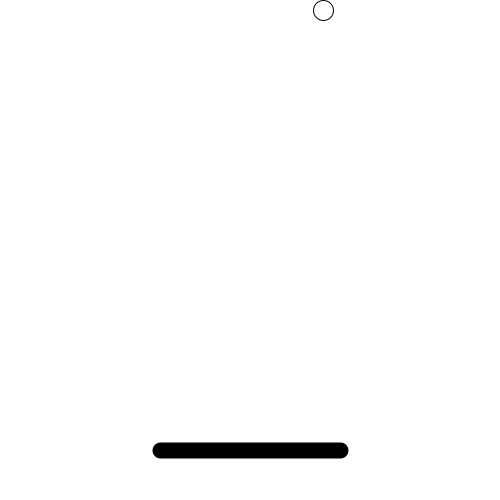
Frame 1 (no input)
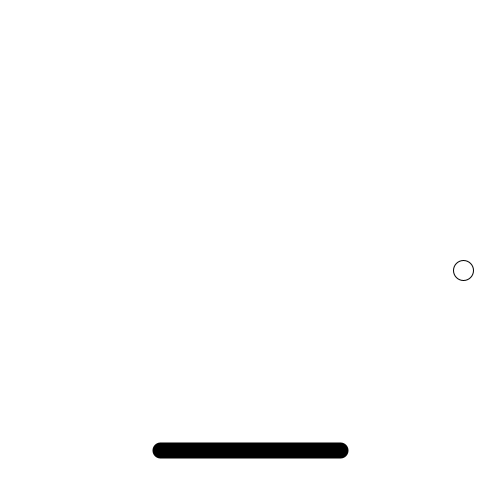
Frame 60 (the mouse pressed at the canvas centre just before this capture)
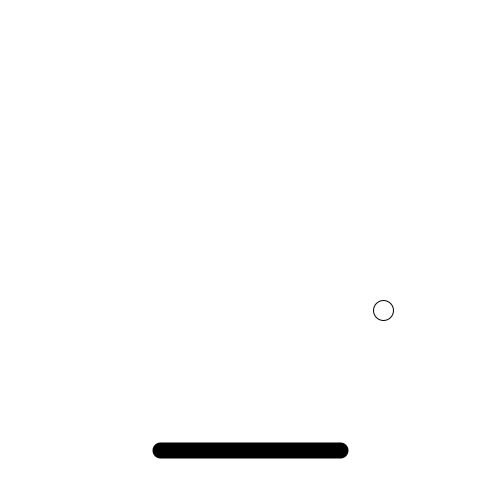
Frame 120 (the mouse held since frame 60 and released just before this capture)

The Processing sketch that drew these frames (run headless with seeded random() and noise(); from frame 60 on, the mouse is pressed at the canvas centre):

// Processing sketch: Proyecto
// ── Proyecto.pde
float BolaX = random(500);
int BolaY = 10;
int IncX = 20;
int IncY = 20;
int AnchoPantalla = 500;
int AltoPantalla = 500;

float barraX1 = 160;
float barraX2 = 340;
float barraY = 450;

float movimiento = 10;

void setup() {
  size(500, 500);
  frameRate(10);
  println(int(random(10)));
  if (int(random(2)) % 2 == 0) {
    IncX=IncX*(-1);
  }
}

void draw() {
  background(255);
  stroke(0,0,0);
  strokeWeight(16);
  line(barraX1, barraY, barraX2, barraY);
  strokeWeight(1);
  ellipse(BolaX, BolaY, 20, 20);
  BolaX=BolaX+IncX;
  BolaY=BolaY+IncY;
  if (BolaY >= barraY && estaEnRango(BolaX)) {
    IncY=IncY*(-1);
    return;
  }
  if (BolaX<=0 || BolaX>=AnchoPantalla) {
    IncX=IncX*(-1);
  }
  if (BolaY<=0 || BolaY>=AltoPantalla) {
    IncY=IncY*(-1);
  }
}

boolean estaEnRango(float bolaX) {
   return barraX1 <= bolaX && barraX2 >= bolaX;
}

void keyPressed() {
   if (key == CODED) {
    if (keyCode == LEFT && barraX1 != -10) {
      barraX1 = barraX1 - movimiento;
      barraX2 = barraX2 - movimiento;
    } else if (keyCode == RIGHT && barraX2 != 510) {
      barraX1 = barraX1 + movimiento;
      barraX2 = barraX2 + movimiento;
    }
  }
}
